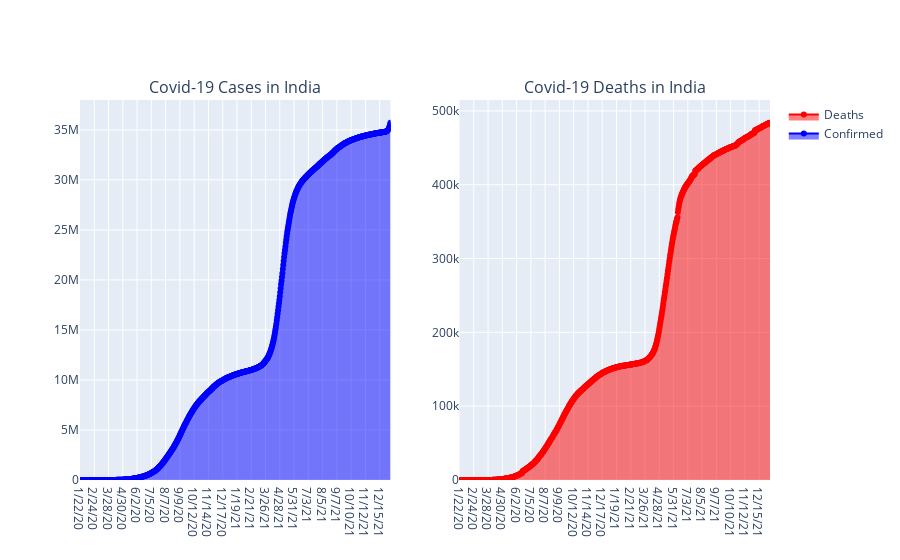

Notebook source saved alongside this figure:
### Code cell
#Cumulative Confirmed and Death Cases
#https://stackoverflow.com/questions/46750462/subplot-with-plotly-with-multiple-traces
from plotly.subplots import make_subplots
import plotly.graph_objects as go
import plotly

# Make subplots using 2 columns and 1 row
fig = plotly.subplots.make_subplots(rows=1, cols=2,subplot_titles=("Covid-19 Cases in India","Covid-19 Deaths in India"))
#fig = go.FigureWidget()

# Define details for each plot using add_trace 
fig.add_trace(go.Scatter(x=India.Date, y=India.Confirmed,
                         line=dict(color='blue', width=2), mode = 'lines+markers',
                        name = 'Confirmed', fill='tozeroy'),row=1,col=1)
fig.add_trace(go.Scatter(x=India.Date, y=India.Deaths,
                         line=dict(color='red', width=2), mode = 'lines+markers',
                        name = 'Deaths', fill='tonexty'),row=1,col=2)

#fig.for_each_trace(lambda trace: trace.update(fillcolor = trace.line.color))

fig.show()

### Figure 1 — Plotly figure (JSON) as saved in the notebook; plotly's stock layout.template omitted (floating-point values rounded to 4 significant figures; data arrays with more than 128 entries replaced by an {"elided": "..."} marker saying what was removed)
{"data": [{"fill": "tozeroy", "line": {"color": "blue", "width": 2}, "mode": "lines+markers", "name": "Confirmed", "type": "scatter", "x": {"elided": "719 str values"}, "xaxis": "x", "y": {"elided": "719 int values"}, "yaxis": "y"}, {"fill": "tonexty", "line": {"color": "red", "width": 2}, "mode": "lines+markers", "name": "Deaths", "type": "scatter", "x": {"elided": "719 str values"}, "xaxis": "x2", "y": {"elided": "719 int values"}, "yaxis": "y2"}], "layout": {"annotations": [{"font": {"size": 16}, "showarrow": false, "text": "Covid-19 Cases in India", "x": 0.225, "xanchor": "center", "xref": "paper", "y": 1, "yanchor": "bottom", "yref": "paper"}, {"font": {"size": 16}, "showarrow": false, "text": "Covid-19 Deaths in India", "x": 0.775, "xanchor": "center", "xref": "paper", "y": 1, "yanchor": "bottom", "yref": "paper"}], "xaxis": {"anchor": "y", "domain": [0, 0.45]}, "xaxis2": {"anchor": "y2", "domain": [0.55, 1]}, "yaxis": {"anchor": "x", "domain": [0, 1]}, "yaxis2": {"anchor": "x2", "domain": [0, 1]}}}
